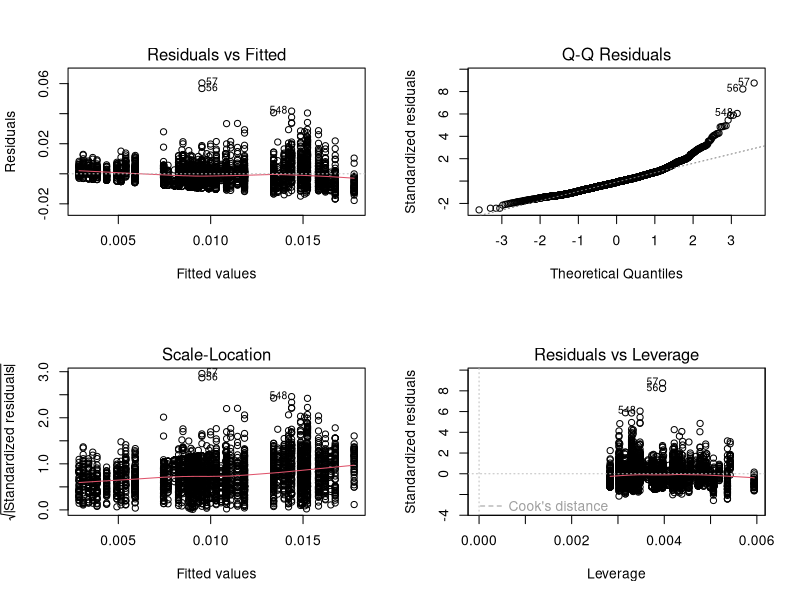

Write R code to recreate this figure.
## ---- chunk 1
library(car)
library(lme4)
library(lmtest)
library(glmnet)
library(ggplot2)
library(emmeans)
library(sandwich)
library(tidyverse)
library(lubridate)
## ---- chunk 2
df <- read.csv("data/modeling_processed.csv") 
## ---- chunk 3
# convert categorical columns to factors
df$works <- as.factor(df$works)
df$engine <- as.factor(df$engine)
df$Year <- as.factor(df$Year)

# standardize performance within each race and flag extreme outliers
df <- df %>%
  group_by(Year, EventName) %>%   # group by race session (each qualifying event)
  mutate(FastestQ1 = min(Q1_time, na.rm = TRUE),              # fastest lap time in that session
         GapToFastest = Q1_time - FastestQ1,                  # absolute time gap to fastest driver
         PerToFastest = GapToFastest / FastestQ1,             # relative gap (percentage difference)
         is_beyond_107 = ifelse(PerToFastest > 0.07, 1, 0)    # flag laps slower than 107% rule
         ) %>% ungroup()  

# split data out by outliers
df_fast <- df %>% filter(is_beyond_107 == 0)         # within 107%      
df_slow <- df %>% filter(is_beyond_107 == 1)         # beyond 107% 

# center throttle variable
df$Throttle_Centered <- df$FullThrottlePct - mean(df$FullThrottlePct)
## ---- chunk 4
# fit multiple regression model
model_v1 <- lm(PerToFastest ~ works + engine + Year, data = df_fast)
# print regression summary
summary(model_v1)
# anova table
car::Anova(model_v1, type=2) 
## ---- chunk 5
par(mfrow = c(2,2))
# get plots
plot(model_v1)              
# normality
shapiro.test(residuals(model_v1))     
# equal variance
car::leveneTest(PerToFastest ~ works * engine, data = df_fast)
# independence
lmtest::dwtest(model_v1)
## ---- chunk 6
# fit model (add throttle as a covariate)
model_v2 <- lm(PerToFastest ~ works + engine + Year + FullThrottlePct, data = df_fast)
# regression summary
summary(model_v2)
# ANCOVA table
car::Anova(model_v2, type = 2)
## ---- chunk 7
# fit model
model_v3 <- lm(PerToFastest ~ Year * works * engine, data = df_fast)
# model summary
summary(model_v3)
# ANOVA table
car::Anova(model_v3, type = 2)
## ---- chunk 8
# pairwise engine comparisons within each year x work combination
emmeans(model_v3, pairwise ~ engine | Year * works)
# pairwise works comparisons within each year x engine combination
emmeans(model_v3, pairwise ~ works | Year * engine)
## ---- chunk 9
# fit model
model_v4 <- lm(sqrt(PerToFastest) ~ Year * works * engine, data = df_fast)
# model summary
summary(model_v4)
# ANOVA table
car::Anova(model_v4, type = 2)
## ---- chunk 10
AIC(model_v1, model_v2, model_v3, model_v4)
